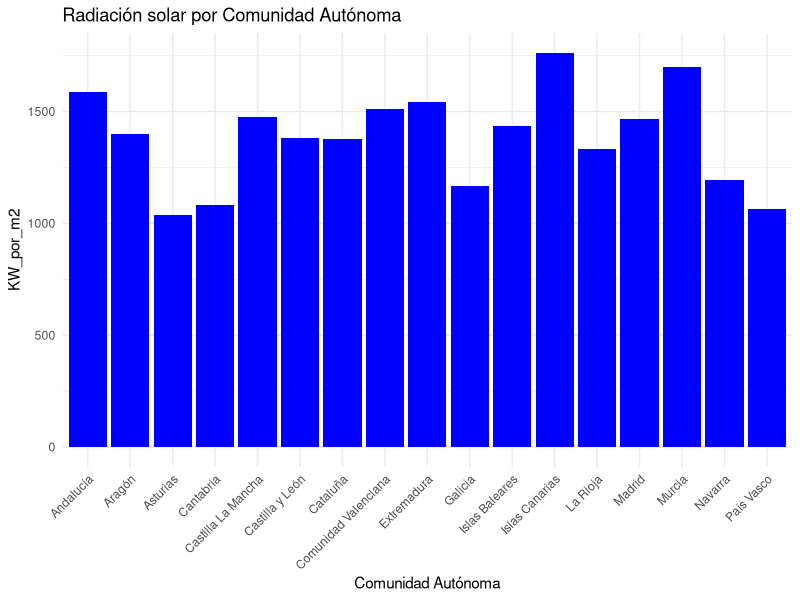

Reproduce this figure in R.
# ESTRUCTURACIÓN DE LOS DATOS DE RADIACIÓN SOLAR EN CSV

library(readr)
library(tidyverse)

Radiacion_solar <- read_delim(file = "INPUT/DATA/Radiacion_solar csv.csv",
                           delim = ";", escape_double = FALSE, trim_ws = TRUE)

Radiacion_solar

str(Radiacion_solar)
summary(Radiacion_solar)
#view(Radiacion_solar)


datosrad <- Radiacion_solar %>%
  mutate(
    Comunidad = case_when(
      
      Localidad %in% c("ALMERIA", "CADIZ", "CORDOBA", "GRANADA", "HUELVA", "JAEN", "MALAGA", "SEVILLA") ~ "Andalucía",
      Localidad %in% c("HUESCA", "ZARAGOZA", "TERUEL") ~ "Aragón",
      Localidad %in% c("ASTURIAS") ~ "Asturias",
      Localidad %in% c("CANTABRIA") ~ "Cantabria",
      Localidad %in% c("TOLEDO", "CIUDAD REAL", "GUADALAJARA", "CUENCA", "ALBACETE") ~ "Castilla La Mancha",
      Localidad %in% c("LEON", "ZAMORA", "SALAMANCA", "PALENCIA", "VALLADOLID", "AVILA", "BURGOS", "SORIA", "SEGOVIA") ~ "Castilla y León",
      Localidad %in% c("LERIDA", "GERONA", "BARCELONA", "TARRAGONA") ~ "Cataluña",
      Localidad %in% c("CASTELLON", "VALENCIA", "ALICANTE") ~ "Comunidad Valenciana",
      Localidad %in% c("CACERES", "BADAJOZ") ~ "Extremadura",
      Localidad %in% c("LUGO", "ORENSE", "PONTEVEDRA", "LA CORUÑA") ~ "Galicia",
      Localidad %in% c("BALEARES") ~ "Islas Baleares",
      Localidad %in% c("ST.C.TENERIFE", "LAS PALMAS") ~ "Islas Canarias",
      Localidad %in% c("LA RIOJA") ~ "La Rioja",
      Localidad %in% c("MADRID") ~ "Madrid",
      Localidad %in% c("MURCIA") ~ "Murcia",
      Localidad %in% c("NAVARRA") ~ "Navarra",
      Localidad %in% c("ALAVA", "VIZCAYA", "GUIPUZCOA") ~ "País Vasco",
      
      TRUE ~ NA_character_
    ))%>%
  
  #uso filter porque no vamos a trabajar con los datos de ceuta y melilla, y como no se han agregado a ninguna comunidad figuran como null
  filter(!is.na(Comunidad))

print(datosrad)


#hago la media de la cantidad de radiación solar en KW/m2. Los demás datos no se tienen en cuenta
mediarad <- datosrad %>%
  group_by(Comunidad) %>%
  summarise(KW_por_m2 = mean(KW_por_m2))

print(mediarad)

#convierto los datos a df
datos_radiacion_solar <- data.frame(
  c(mediarad)
)

print(datos_radiacion_solar)


# gráfico
grafico_radiacion_solar <- ggplot(data = datos_radiacion_solar, aes(x = Comunidad, y = KW_por_m2)) +
  geom_bar(stat = "identity", fill = "blue") +
  labs(
    title = "Radiación solar por Comunidad Autónoma",
    x = "Comunidad Autónoma",
    y = "KW_por_m2"
  ) +
  theme_minimal() +
  theme(axis.text.x = element_text(angle = 45, hjust = 1))

grafico_radiacion_solar
